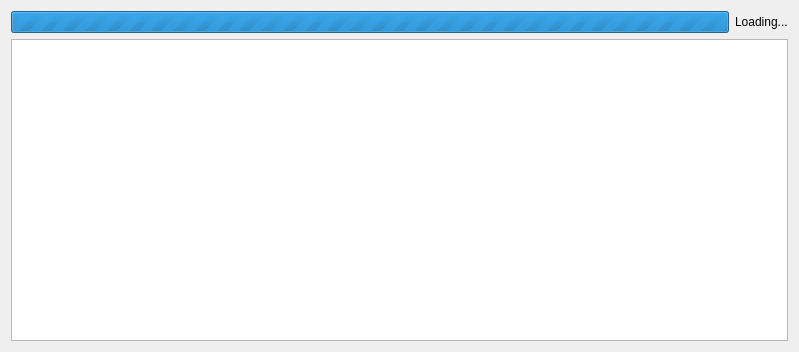
<?xml version="1.0" encoding="UTF-8"?>
<ui version="4.0">
 <class>TableFormatWG</class>
 <widget class="QWidget" name="TableFormatWG">
  <property name="geometry">
   <rect>
    <x>0</x>
    <y>0</y>
    <width>799</width>
    <height>352</height>
   </rect>
  </property>
  <property name="windowTitle">
   <string>Form</string>
  </property>
  <property name="styleSheet">
   <string notr="true">QPushButton{
	border: none;
}</string>
  </property>
   <layout class="QVBoxLayout" name="verticalLayout">
    <item>
     <widget class="QWidget" name="streamingProgressWidget" native="true">
      <property name="visible">
       <bool>false</bool>
      </property>
      <layout class="QHBoxLayout" name="streamingProgressLayout">
       <property name="leftMargin">
        <number>0</number>
       </property>
       <property name="topMargin">
        <number>0</number>
       </property>
       <property name="rightMargin">
        <number>0</number>
       </property>
       <property name="bottomMargin">
        <number>0</number>
       </property>
       <item>
        <widget class="QProgressBar" name="streamingProgressBar">
         <property name="maximum">
          <number>0</number>
         </property>
         <property name="value">
          <number>-1</number>
         </property>
         <property name="textVisible">
          <bool>false</bool>
         </property>
        </widget>
       </item>
       <item>
        <widget class="QLabel" name="streamingStatusLabel">
         <property name="text">
          <string>Loading...</string>
         </property>
        </widget>
       </item>
      </layout>
     </widget>
    </item>
    <item>
     <widget class="QStackedWidget" name="stackedWidget">
     <property name="currentIndex">
      <number>0</number>
     </property>
     <widget class="QWidget" name="tableViewWidget">
      <layout class="QVBoxLayout" name="tableViewLayout">
       <property name="leftMargin">
        <number>0</number>
       </property>
       <property name="topMargin">
        <number>0</number>
       </property>
       <property name="rightMargin">
        <number>0</number>
       </property>
       <property name="bottomMargin">
        <number>0</number>
       </property>
       <item>
        <widget class="QTableView" name="detail_tb"/>
       </item>
      </layout>
     </widget>
     <widget class="QWidget" name="textViewWidget">
      <layout class="QVBoxLayout" name="textViewLayout">
       <property name="leftMargin">
        <number>0</number>
       </property>
       <property name="topMargin">
        <number>0</number>
       </property>
       <property name="rightMargin">
        <number>0</number>
       </property>
       <property name="bottomMargin">
        <number>0</number>
       </property>
       <item>
        <widget class="ZTextEditor" name="detail_raw_pte">
         <property name="plainText">
          <string/>
         </property>
        </widget>
       </item>
      </layout>
     </widget>
    </widget>
   </item>
  </layout>
 </widget>
 <customwidgets>
  <customwidget>
   <class>ZTextEditor</class>
   <extends>QPlainTextEdit</extends>
   <header>common/ztexteditor.h</header>
  </customwidget>
 </customwidgets>
 <resources/>
 <connections/>
</ui>
